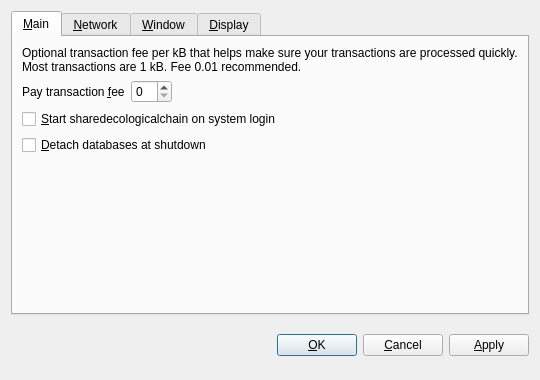
<?xml version="1.0" encoding="UTF-8"?>
<ui version="4.0">
 <class>OptionsDialog</class>
 <widget class="QDialog" name="OptionsDialog">
  <property name="geometry">
   <rect>
    <x>0</x>
    <y>0</y>
    <width>540</width>
    <height>380</height>
   </rect>
  </property>
  <property name="windowTitle">
   <string>Options</string>
  </property>
  <property name="modal">
   <bool>true</bool>
  </property>
  <layout class="QVBoxLayout" name="verticalLayout">
   <item>
    <widget class="QTabWidget" name="tabWidget">
     <property name="tabPosition">
      <enum>QTabWidget::North</enum>
     </property>
     <property name="currentIndex">
      <number>0</number>
     </property>
     <widget class="QWidget" name="tabMain">
      <attribute name="title">
       <string>&amp;Main</string>
      </attribute>
      <layout class="QVBoxLayout" name="verticalLayout_Main">
       <item>
        <widget class="QLabel" name="transactionFeeInfoLabel">
         <property name="text">
          <string>Optional transaction fee per kB that helps make sure your transactions are processed quickly. Most transactions are 1 kB. Fee 0.01 recommended.</string>
         </property>
         <property name="textFormat">
          <enum>Qt::PlainText</enum>
         </property>
         <property name="wordWrap">
          <bool>true</bool>
         </property>
        </widget>
       </item>
       <item>
        <layout class="QHBoxLayout" name="horizontalLayout_Main">
         <item>
          <widget class="QLabel" name="transactionFeeLabel">
           <property name="text">
            <string>Pay transaction &amp;fee</string>
           </property>
           <property name="textFormat">
            <enum>Qt::PlainText</enum>
           </property>
           <property name="buddy">
            <cstring>transactionFee</cstring>
           </property>
          </widget>
         </item>
         <item>
          <widget class="BitcoinAmountField" name="transactionFee"/>
         </item>
         <item>
          <spacer name="horizontalSpacer_Main">
           <property name="orientation">
            <enum>Qt::Horizontal</enum>
           </property>
           <property name="sizeHint" stdset="0">
            <size>
             <width>40</width>
             <height>20</height>
            </size>
           </property>
          </spacer>
         </item>
        </layout>
       </item>
       <item>
        <widget class="QCheckBox" name="bitcoinAtStartup">
         <property name="toolTip">
          <string>Automatically start sharedecologicalchain after logging in to the system.</string>
         </property>
         <property name="text">
          <string>&amp;Start sharedecologicalchain on system login</string>
         </property>
        </widget>
       </item>
       <item>
        <widget class="QCheckBox" name="detachDatabases">
         <property name="toolTip">
          <string>Detach block and address databases at shutdown. This means they can be moved to another data directory, but it slows down shutdown. The wallet is always detached.</string>
         </property>
         <property name="text">
          <string>&amp;Detach databases at shutdown</string>
         </property>
        </widget>
       </item>
       <item>
        <spacer name="verticalSpacer_Main">
         <property name="orientation">
          <enum>Qt::Vertical</enum>
         </property>
         <property name="sizeHint" stdset="0">
          <size>
           <width>20</width>
           <height>40</height>
          </size>
         </property>
        </spacer>
       </item>
      </layout>
     </widget>
     <widget class="QWidget" name="tabNetwork">
      <attribute name="title">
       <string>&amp;Network</string>
      </attribute>
      <layout class="QVBoxLayout" name="verticalLayout_Network">
       <item>
        <widget class="QCheckBox" name="mapPortUpnp">
         <property name="toolTip">
          <string>Automatically open the sharedecologicalchain client port on the router. This only works when your router supports UPnP and it is enabled.</string>
         </property>
         <property name="text">
          <string>Map port using &amp;UPnP</string>
         </property>
        </widget>
       </item>
       <item>
        <widget class="QCheckBox" name="connectSocks">
         <property name="toolTip">
          <string>Connect to the sharedecologicalchain network through a SOCKS proxy (e.g. when connecting through Tor).</string>
         </property>
         <property name="text">
          <string>&amp;Connect through SOCKS proxy:</string>
         </property>
        </widget>
       </item>
       <item>
        <layout class="QHBoxLayout" name="horizontalLayout_Network">
         <item>
          <widget class="QLabel" name="proxyIpLabel">
           <property name="text">
            <string>Proxy &amp;IP:</string>
           </property>
           <property name="textFormat">
            <enum>Qt::PlainText</enum>
           </property>
           <property name="buddy">
            <cstring>proxyIp</cstring>
           </property>
          </widget>
         </item>
         <item>
          <widget class="QValidatedLineEdit" name="proxyIp">
           <property name="maximumSize">
            <size>
             <width>140</width>
             <height>16777215</height>
            </size>
           </property>
           <property name="toolTip">
            <string>IP address of the proxy (e.g. 127.0.0.1)</string>
           </property>
          </widget>
         </item>
         <item>
          <widget class="QLabel" name="proxyPortLabel">
           <property name="text">
            <string>&amp;Port:</string>
           </property>
           <property name="textFormat">
            <enum>Qt::PlainText</enum>
           </property>
           <property name="buddy">
            <cstring>proxyPort</cstring>
           </property>
          </widget>
         </item>
         <item>
          <widget class="QLineEdit" name="proxyPort">
           <property name="maximumSize">
            <size>
             <width>55</width>
             <height>16777215</height>
            </size>
           </property>
           <property name="toolTip">
            <string>Port of the proxy (e.g. 9050)</string>
           </property>
          </widget>
         </item>
         <item>
          <widget class="QLabel" name="socksVersionLabel">
           <property name="text">
            <string>SOCKS &amp;Version:</string>
           </property>
           <property name="textFormat">
            <enum>Qt::PlainText</enum>
           </property>
           <property name="buddy">
            <cstring>socksVersion</cstring>
           </property>
          </widget>
         </item>
         <item>
          <widget class="QValueComboBox" name="socksVersion">
           <property name="toolTip">
            <string>SOCKS version of the proxy (e.g. 5)</string>
           </property>
          </widget>
         </item>
         <item>
          <spacer name="horizontalSpacer_Network">
           <property name="orientation">
            <enum>Qt::Horizontal</enum>
           </property>
           <property name="sizeHint" stdset="0">
            <size>
             <width>40</width>
             <height>20</height>
            </size>
           </property>
          </spacer>
         </item>
        </layout>
       </item>
       <item>
        <spacer name="verticalSpacer_Network">
         <property name="orientation">
          <enum>Qt::Vertical</enum>
         </property>
         <property name="sizeHint" stdset="0">
          <size>
           <width>20</width>
           <height>40</height>
          </size>
         </property>
        </spacer>
       </item>
      </layout>
     </widget>
     <widget class="QWidget" name="tabWindow">
      <attribute name="title">
       <string>&amp;Window</string>
      </attribute>
      <layout class="QVBoxLayout" name="verticalLayout_Window">
       <item>
        <widget class="QCheckBox" name="minimizeToTray">
         <property name="toolTip">
          <string>Show only a tray icon after minimizing the window.</string>
         </property>
         <property name="text">
          <string>&amp;Minimize to the tray instead of the taskbar</string>
         </property>
        </widget>
       </item>
       <item>
        <widget class="QCheckBox" name="minimizeOnClose">
         <property name="toolTip">
          <string>Minimize instead of exit the application when the window is closed. When this option is enabled, the application will be closed only after selecting Quit in the menu.</string>
         </property>
         <property name="text">
          <string>M&amp;inimize on close</string>
         </property>
        </widget>
       </item>
       <item>
        <spacer name="verticalSpacer_Window">
         <property name="orientation">
          <enum>Qt::Vertical</enum>
         </property>
         <property name="sizeHint" stdset="0">
          <size>
           <width>20</width>
           <height>40</height>
          </size>
         </property>
        </spacer>
       </item>
      </layout>
     </widget>
     <widget class="QWidget" name="tabDisplay">
      <attribute name="title">
       <string>&amp;Display</string>
      </attribute>
      <layout class="QVBoxLayout" name="verticalLayout_Display">
       <item>
        <layout class="QHBoxLayout" name="horizontalLayout_1_Display">
         <item>
          <widget class="QLabel" name="langLabel">
           <property name="text">
            <string>User Interface &amp;language:</string>
           </property>
           <property name="textFormat">
            <enum>Qt::PlainText</enum>
           </property>
           <property name="buddy">
            <cstring>lang</cstring>
           </property>
          </widget>
         </item>
         <item>
          <widget class="QValueComboBox" name="lang">
           <property name="toolTip">
            <string>The user interface language can be set here. This setting will take effect after restarting sharedecologicalchain.</string>
           </property>
          </widget>
         </item>
        </layout>
       </item>
       <item>
        <layout class="QHBoxLayout" name="horizontalLayout_2_Display">
         <item>
          <widget class="QLabel" name="unitLabel">
           <property name="text">
            <string>&amp;Unit to show amounts in:</string>
           </property>
           <property name="textFormat">
            <enum>Qt::PlainText</enum>
           </property>
           <property name="buddy">
            <cstring>unit</cstring>
           </property>
          </widget>
         </item>
         <item>
          <widget class="QValueComboBox" name="unit">
           <property name="toolTip">
            <string>Choose the default subdivision unit to show in the interface and when sending coins.</string>
           </property>
          </widget>
         </item>
        </layout>
       </item>
       <item>
        <widget class="QCheckBox" name="displayAddresses">
         <property name="toolTip">
          <string>Whether to show sharedecologicalchain addresses in the transaction list.</string>
         </property>
         <property name="text">
          <string>&amp;Display addresses in transaction list</string>
         </property>
        </widget>
       </item>
       <item>
        <widget class="QCheckBox" name="coinControlFeatures">
         <property name="toolTip">
          <string>Whether to show coin control features or not.</string>
         </property>
         <property name="text">
          <string>Display coin &amp;control features (experts only!)</string>
         </property>
        </widget>
       </item>
       <item>
        <spacer name="verticalSpacer_Display">
         <property name="orientation">
          <enum>Qt::Vertical</enum>
         </property>
         <property name="sizeHint" stdset="0">
          <size>
           <width>20</width>
           <height>40</height>
          </size>
         </property>
        </spacer>
       </item>
      </layout>
     </widget>
    </widget>
   </item>
   <item>
    <layout class="QHBoxLayout" name="horizontalLayout_Buttons">
     <item>
      <spacer name="horizontalSpacer_1">
       <property name="orientation">
        <enum>Qt::Horizontal</enum>
       </property>
       <property name="sizeHint" stdset="0">
        <size>
         <width>40</width>
         <height>48</height>
        </size>
       </property>
      </spacer>
     </item>
     <item>
      <widget class="QLabel" name="statusLabel">
       <property name="font">
        <font>
         <weight>75</weight>
         <bold>true</bold>
        </font>
       </property>
       <property name="text">
        <string/>
       </property>
       <property name="textFormat">
        <enum>Qt::PlainText</enum>
       </property>
       <property name="wordWrap">
        <bool>true</bool>
       </property>
      </widget>
     </item>
     <item>
      <spacer name="horizontalSpacer_2">
       <property name="orientation">
        <enum>Qt::Horizontal</enum>
       </property>
       <property name="sizeHint" stdset="0">
        <size>
         <width>40</width>
         <height>48</height>
        </size>
       </property>
      </spacer>
     </item>
     <item>
      <widget class="QPushButton" name="okButton">
       <property name="text">
        <string>&amp;OK</string>
       </property>
      </widget>
     </item>
     <item>
      <widget class="QPushButton" name="cancelButton">
       <property name="text">
        <string>&amp;Cancel</string>
       </property>
       <property name="autoDefault">
        <bool>false</bool>
       </property>
      </widget>
     </item>
     <item>
      <widget class="QPushButton" name="applyButton">
       <property name="text">
        <string>&amp;Apply</string>
       </property>
       <property name="autoDefault">
        <bool>false</bool>
       </property>
      </widget>
     </item>
    </layout>
   </item>
  </layout>
 </widget>
 <customwidgets>
  <customwidget>
   <class>BitcoinAmountField</class>
   <extends>QSpinBox</extends>
   <header>bitcoinamountfield.h</header>
  </customwidget>
  <customwidget>
   <class>QValueComboBox</class>
   <extends>QComboBox</extends>
   <header>qvaluecombobox.h</header>
  </customwidget>
  <customwidget>
   <class>QValidatedLineEdit</class>
   <extends>QLineEdit</extends>
   <header>qvalidatedlineedit.h</header>
  </customwidget>
 </customwidgets>
 <resources/>
 <connections/>
</ui>
